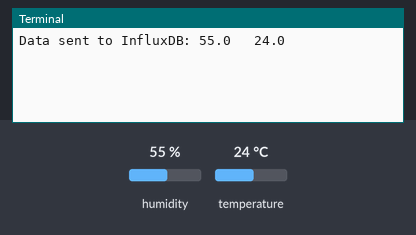
The program below on a simulated Raspberry Pi (BCM pin numbers). On the bench: the last lines printed to the terminal. The test bench sets the inputs (shaded band); at power-on: humidity 55 %, temperature 24 °C.

Above: at 1.2 s.
1.3 s: humidity set to 22 %
At 5.0 s:
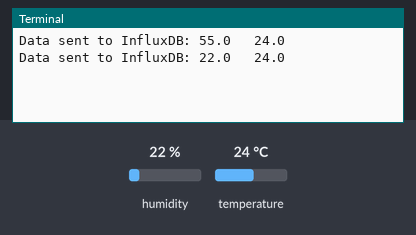
5.9 s: temperature set to 12 °C
At 8.6 s:
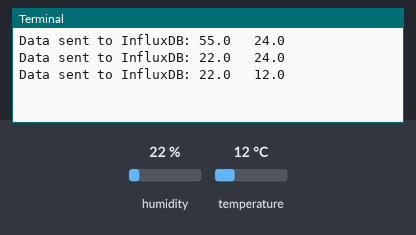
10.5 s: humidity set to 40 %
At 12.2 s:
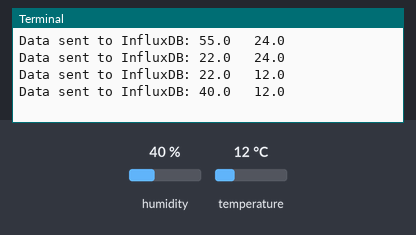
Timing chart, 0 to 13.7 s (numbered marks = the images above; inputs shaded):
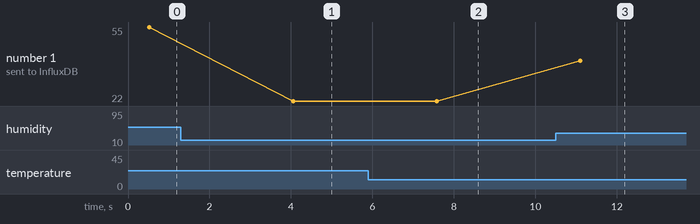

The program:

Python_DHT11_Test.py
```python
import Adafruit_DHT
import time
#from influxdb import InfluxDBClient

DHT_SENSOR = Adafruit_DHT.DHT11
DHT_PIN = 4

# Configure InfluxDB connection
#influx_client = InfluxDBClient(host='influxdb', port=8086)

# Try to create the database, or use it if it already exists
# database_name = 'sensor_data'
# existing_databases = influx_client.get_list_database()

# if {'name': database_name} not in existing_databases:
#     influx_client.create_database(database_name)
#     print(f"Database '{database_name}' created.")

#influx_client.switch_database(database_name)

while True:
    humidity, temperature = Adafruit_DHT.read(DHT_SENSOR, DHT_PIN)
    if humidity is not None and temperature is not None:
        # data = [
        #     {
        #         "measurement": "dht_sensor",
        #         "tags": {},
        #         "time": time.strftime('%Y-%m-%dT%H:%M:%SZ'),
        #         "fields": {
        #             "temperature": temperature,
        #             "humidity": humidity
        #         }
        #     }
        # ]
        # influx_client.write_points(data)
        print("Data sent to InfluxDB:",humidity," ",temperature)
    else:
        print("Sensor failure. Check wiring.")
    time.sleep(3)
```

Measured:
- after the input at 1.3 s, the terminal: prints a new line after 2.8 s (image 1)
- after the input at 5.9 s, the terminal: prints a new line after 1.7 s (image 2)
- after the input at 10.5 s, the terminal: prints a new line after 0.60 s (image 3)
- plotted number 1: 55 → 22 after the input at 1.3 s, 22 → 40 after the input at 10.5 s
